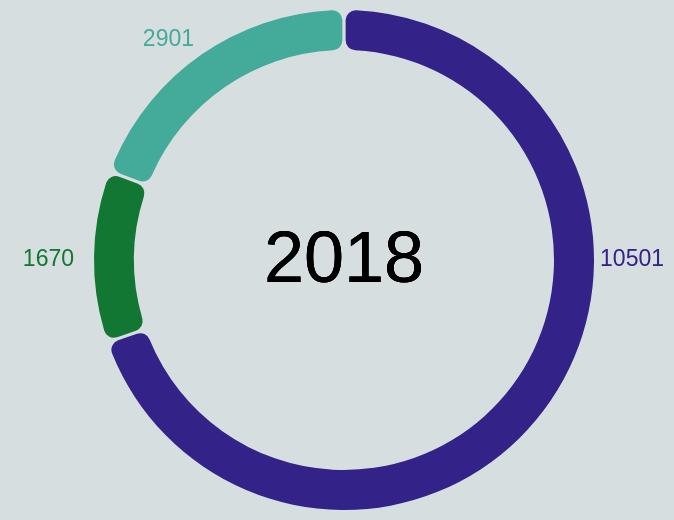

Specify this chart in Vega-Lite:
### Vega-Lite specification from a JSON file in a GitHub repository (floating-point values rounded to 4 significant figures)
{"$schema": "https://vega.github.io/schema/vega-lite/v5.json", "width": 250, "height": 250, "background": "#d7dee0", "data": {"values": [{"Type": "House", "Year": 2018, "Count": 10501}, {"Type": "Townhouse", "Year": 2018, "Count": 1670}, {"Type": "Unit", "Year": 2018, "Count": 2901}]}, "config": {"legend": {"disable": true}}, "layer": [{"mark": {"type": "arc", "padAngle": 0.01, "innerRadius": 105, "cornerRadius": 5}, "encoding": {"theta": {"field": "Count", "type": "quantitative"}, "color": {"field": "Type", "type": "nominal", "scale": {"range": ["#332288", "#117733", "#44aa99"]}}, "tooltip": [{"field": "Type", "type": "nominal", "title": "Type of House"}, {"field": "Count", "type": "quantitative", "title": "Count"}]}}, {"mark": {"type": "text", "align": "center", "baseline": "middle", "fontSize": 36}, "encoding": {"text": {"value": "2018"}}}, {"mark": {"type": "text", "align": "right", "dx": 160, "fontSize": 11.5}, "encoding": {"text": {"field": "Count", "type": "quantitative"}, "color": {"value": "#332288"}, "opacity": {"condition": {"test": "datum['Type'] == 'House'", "value": 1}, "value": 0}}}, {"mark": {"type": "text", "align": "right", "dx": -75, "dy": -110, "fontSize": 11.5}, "encoding": {"text": {"field": "Count", "type": "quantitative"}, "color": {"value": "#44aa99"}, "opacity": {"condition": {"test": "datum['Type'] == 'Unit'", "value": 1}, "value": 0}}}, {"mark": {"type": "text", "align": "right", "dx": -135, "fontSize": 11.5}, "encoding": {"text": {"field": "Count", "type": "quantitative"}, "color": {"value": "#117733"}, "opacity": {"condition": {"test": "datum['Type'] == 'Townhouse'", "value": 1}, "value": 0}}}]}
